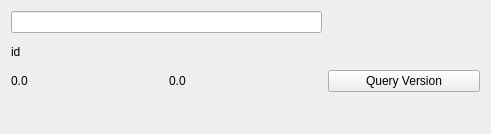
<?xml version="1.0" encoding="UTF-8"?>
<ui version="4.0">
 <class>ExpandTile</class>
 <widget class="QWidget" name="ExpandTile">
  <property name="geometry">
   <rect>
    <x>0</x>
    <y>0</y>
    <width>491</width>
    <height>134</height>
   </rect>
  </property>
  <property name="sizePolicy">
   <sizepolicy hsizetype="Preferred" vsizetype="Fixed">
    <horstretch>0</horstretch>
    <verstretch>0</verstretch>
   </sizepolicy>
  </property>
  <layout class="QGridLayout" name="gridLayout">
   <item row="1" column="0">
    <widget class="QLabel" name="txtId">
     <property name="text">
      <string>id</string>
     </property>
    </widget>
   </item>
   <item row="2" column="0">
    <widget class="QLabel" name="txtHardwareVer">
     <property name="toolTip">
      <string>Hardware Version</string>
     </property>
     <property name="text">
      <string>0.0</string>
     </property>
    </widget>
   </item>
   <item row="2" column="1">
    <widget class="QLabel" name="txtSoftwareVer">
     <property name="toolTip">
      <string>Software Version</string>
     </property>
     <property name="text">
      <string>0.0</string>
     </property>
    </widget>
   </item>
   <item row="2" column="2">
    <widget class="QPushButton" name="btnQueryVersion">
     <property name="text">
      <string>Query Version</string>
     </property>
    </widget>
   </item>
   <item row="3" column="0" colspan="2">
    <widget class="QLabel" name="txtProductDesc">
     <property name="toolTip">
      <string>Product Description</string>
     </property>
     <property name="text">
      <string/>
     </property>
    </widget>
   </item>
   <item row="0" column="0" colspan="2">
    <widget class="QLineEdit" name="editTitle"/>
   </item>
  </layout>
 </widget>
 <resources/>
 <connections/>
</ui>
